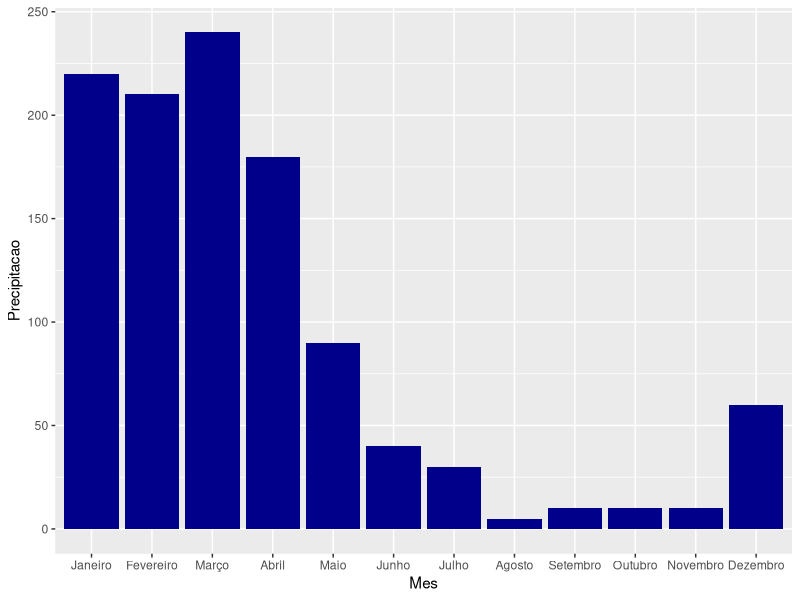
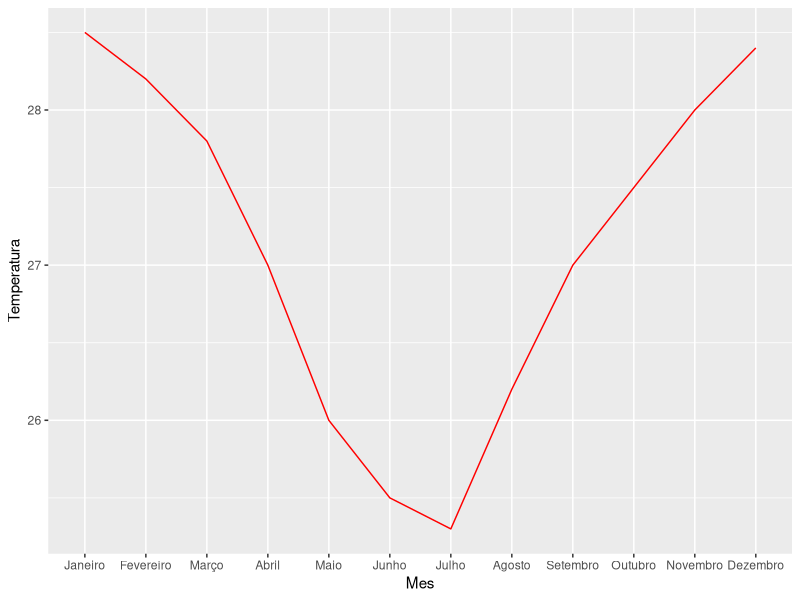
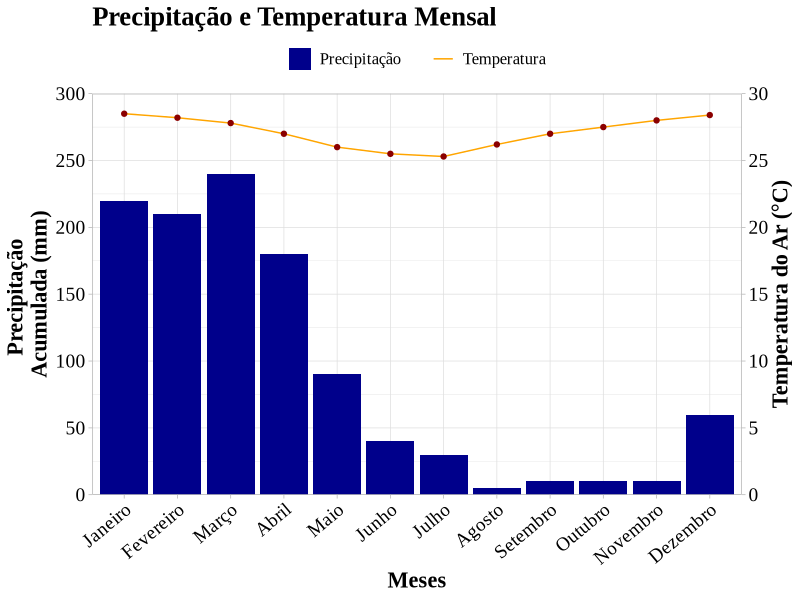

These figures' R source, in order:
library(ggplot2)
library(dplyr)

dados_clima <- data.frame(
  Mes = factor(c("Janeiro", "Fevereiro", "Março", "Abril", "Maio", "Junho",
                 "Julho", "Agosto", "Setembro", "Outubro", "Novembro", "Dezembro"),
               levels = c("Janeiro", "Fevereiro", "Março", "Abril", "Maio", "Junho",
                          "Julho", "Agosto", "Setembro", "Outubro", "Novembro", "Dezembro")),
  Temperatura = c(28.5, 28.2, 27.8, 27.0, 26.0, 25.5, 25.3, 26.2, 27.0, 27.5, 28.0, 28.4),
  Precipitacao = c(220, 210, 240, 180, 90, 40, 30, 5, 10, 10, 10, 60)
)

# Visualizar
print(dados_clima)
str(dados_clima)

dados_clima |> 
  ggplot(aes(x=Mes, y=Precipitacao)) +
  geom_bar(aes(x=Mes, y=Precipitacao), fill='darkblue',
           stat="identity")

dados_clima |> 
  ggplot(aes(x=Mes, y=Temperatura)) +
  geom_line(aes(x=Mes, y=Temperatura), colour='red',
            stat="identity", group = 1)

dados_clima |> 
  ggplot(aes(x=Mes, y=Precipitacao)) +
  geom_bar(aes(x=Mes, y=Precipitacao, fill = "Precipitacao"),
           stat="identity") +
  geom_line(aes(x=Mes, y=Temperatura*10, colour = "Temperatura"),
            stat = 'identity', group = 1) +
  geom_point(aes(x=Mes, y=Temperatura*10, colour = "Temperatura"),
             colour = 'darkred') +
  scale_y_continuous(
    'Precipitação \nAcumulada (mm)',
    limits = c(0,300),
    n.breaks = 10,
    expand = c(0,0),
    sec.axis = sec_axis(
      breaks = c(0,5,10,15,20,25,30),
      ~./10, name = "Temperatura do Ar (°C)", guide = )) +
  labs(x = 'Meses', title = "Precipitação e Temperatura Mensal") +
  theme_light() +
  theme(
    axis.title = element_text(size = 16, colour = 'black', face = 'bold'), #titulo dos eixos
    axis.title.y.right = element_text(angle = 90),
    axis.text.x = element_text(angle = 40, hjust = 1), #texto/números do eixo x
    axis.text = element_text(size = 14, colour = 'black'), # texto/números do eixo y
    text = element_text(family = 'Times New Roman'),
    title = element_text(size = 16, face = 'bold'),
    legend.position = 'top',
    legend.title = element_blank(),
    legend.text = element_text(size = 12, colour = 'black')
  ) +
  scale_fill_manual(
    labels = "Precipitação",
    values = 'darkblue') + #mudar cor das barras
  scale_colour_manual(
    labels = "Temperatura",
    values = 'orange') #mudar cor da linha
